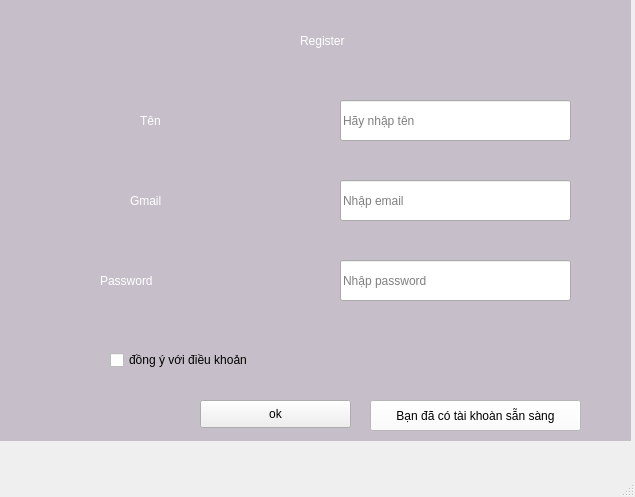
<?xml version="1.0" encoding="UTF-8"?>
<ui version="4.0">
 <class>MainWindow</class>
 <widget class="QMainWindow" name="MainWindow">
  <property name="geometry">
   <rect>
    <x>0</x>
    <y>0</y>
    <width>635</width>
    <height>497</height>
   </rect>
  </property>
  <property name="windowTitle">
   <string>MainWindow</string>
  </property>
  <widget class="QWidget" name="centralwidget">
   <widget class="QLabel" name="label">
    <property name="geometry">
     <rect>
      <x>-40</x>
      <y>0</y>
      <width>311</width>
      <height>351</height>
     </rect>
    </property>
    <property name="text">
     <string/>
    </property>
   </widget>
   <widget class="QLabel" name="label_2">
    <property name="geometry">
     <rect>
      <x>0</x>
      <y>0</y>
      <width>631</width>
      <height>441</height>
     </rect>
    </property>
    <property name="styleSheet">
     <string notr="true">background-color: rgb(198, 190, 200);</string>
    </property>
    <property name="text">
     <string/>
    </property>
    <property name="pixmap">
     <pixmap>C:/Users/Minh Khoa/Downloads/images.png</pixmap>
    </property>
    <property name="scaledContents">
     <bool>true</bool>
    </property>
   </widget>
   <widget class="QLabel" name="label_3">
    <property name="geometry">
     <rect>
      <x>140</x>
      <y>80</y>
      <width>111</width>
      <height>81</height>
     </rect>
    </property>
    <property name="styleSheet">
     <string notr="true">font: 26pt &quot;Times New Roman&quot;;
color: rgb(255, 255, 255);</string>
    </property>
    <property name="text">
     <string>Tên</string>
    </property>
   </widget>
   <widget class="QLabel" name="label_5">
    <property name="geometry">
     <rect>
      <x>100</x>
      <y>240</y>
      <width>221</width>
      <height>81</height>
     </rect>
    </property>
    <property name="styleSheet">
     <string notr="true">font: 26pt &quot;Times New Roman&quot;;
color: rgb(255, 255, 255);</string>
    </property>
    <property name="text">
     <string>Password</string>
    </property>
   </widget>
   <widget class="QLabel" name="label_6">
    <property name="geometry">
     <rect>
      <x>130</x>
      <y>160</y>
      <width>111</width>
      <height>81</height>
     </rect>
    </property>
    <property name="styleSheet">
     <string notr="true">font: 26pt &quot;Times New Roman&quot;;
color: rgb(255, 255, 255);</string>
    </property>
    <property name="text">
     <string>Gmail</string>
    </property>
   </widget>
   <widget class="QLabel" name="label_7">
    <property name="geometry">
     <rect>
      <x>300</x>
      <y>0</y>
      <width>151</width>
      <height>81</height>
     </rect>
    </property>
    <property name="styleSheet">
     <string notr="true">font: 26pt &quot;Times New Roman&quot;;
color: rgb(255, 255, 255);</string>
    </property>
    <property name="text">
     <string>Register</string>
    </property>
   </widget>
   <widget class="QLineEdit" name="lineEdit">
    <property name="geometry">
     <rect>
      <x>340</x>
      <y>100</y>
      <width>231</width>
      <height>41</height>
     </rect>
    </property>
    <property name="styleSheet">
     <string notr="true"/>
    </property>
    <property name="text">
     <string/>
    </property>
    <property name="frame">
     <bool>true</bool>
    </property>
    <property name="echoMode">
     <enum>QLineEdit::Normal</enum>
    </property>
    <property name="placeholderText">
     <string>Hãy nhập tên</string>
    </property>
   </widget>
   <widget class="QLineEdit" name="lineEdit_3">
    <property name="geometry">
     <rect>
      <x>340</x>
      <y>180</y>
      <width>231</width>
      <height>41</height>
     </rect>
    </property>
    <property name="text">
     <string/>
    </property>
    <property name="placeholderText">
     <string>Nhập email</string>
    </property>
   </widget>
   <widget class="QLineEdit" name="lineEdit_4">
    <property name="geometry">
     <rect>
      <x>340</x>
      <y>260</y>
      <width>231</width>
      <height>41</height>
     </rect>
    </property>
    <property name="text">
     <string/>
    </property>
    <property name="echoMode">
     <enum>QLineEdit::Password</enum>
    </property>
    <property name="placeholderText">
     <string>Nhập password</string>
    </property>
   </widget>
   <widget class="QPushButton" name="pushButton">
    <property name="geometry">
     <rect>
      <x>200</x>
      <y>400</y>
      <width>151</width>
      <height>28</height>
     </rect>
    </property>
    <property name="text">
     <string>ok</string>
    </property>
   </widget>
   <widget class="QPushButton" name="pushButton_3">
    <property name="geometry">
     <rect>
      <x>370</x>
      <y>400</y>
      <width>211</width>
      <height>31</height>
     </rect>
    </property>
    <property name="styleSheet">
     <string notr="true">color: rgb(0, 0, 0);
background-color: rgb(255, 255, 255);
border_radius : 10px</string>
    </property>
    <property name="text">
     <string>Bạn đã có tài khoàn sẵn sàng</string>
    </property>
   </widget>
   <widget class="QCheckBox" name="checkBox">
    <property name="geometry">
     <rect>
      <x>110</x>
      <y>350</y>
      <width>281</width>
      <height>20</height>
     </rect>
    </property>
    <property name="text">
     <string>đồng ý với điều khoản</string>
    </property>
   </widget>
  </widget>
  <widget class="QMenuBar" name="menubar">
   <property name="geometry">
    <rect>
     <x>0</x>
     <y>0</y>
     <width>635</width>
     <height>26</height>
    </rect>
   </property>
  </widget>
  <widget class="QStatusBar" name="statusbar"/>
 </widget>
 <resources/>
 <connections/>
</ui>
